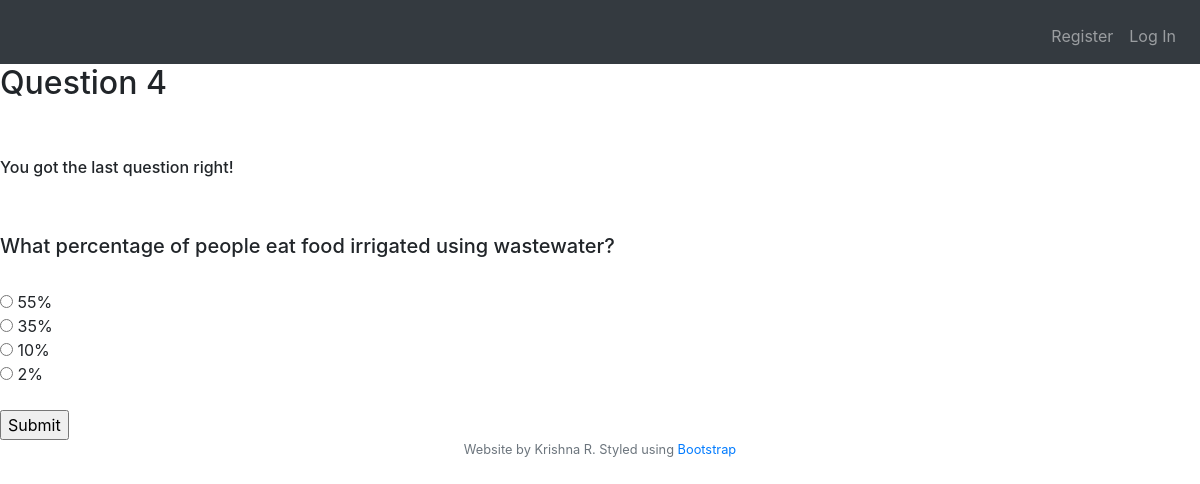
Screenshot of /question4 with the database file from the repository.
### tables this page shows
CREATE TABLE "1_q" (
	"q_id"	INTEGER NOT NULL PRIMARY KEY AUTOINCREMENT UNIQUE,
	"question"	TEXT NOT NULL,
	"opt1"	TEXT NOT NULL,
	"opt2"	TEXT NOT NULL,
	"opt3"	TEXT NOT NULL,
	"opt4"	TEXT NOT NULL,
	"ans"	TEXT NOT NULL
);

### application.py (the view, shortened to what this page needs)
@app.route("/question4", methods=["GET", "POST"])
def question4():
    if request.method == "GET":
        q = db.execute("SELECT question FROM '1_q' WHERE q_id='4'")
        q = q[0]['question']
        print(q)
        opt = db.execute("SELECT opt1, opt2, opt3, opt4 FROM '1_q' WHERE q_id='4'")
        opt = opt[0]
        opt_list = []
        for key in opt:
            opt_list.append(opt[key])
        return render_template("question4.html", question = q, opt_list = opt_list)

### application.py (called while the page is built)
@app.after_request
def after_request(response):
    response.headers["Cache-Control"] = "no-cache, no-store, must-revalidate"
    response.headers["Expires"] = 0
    response.headers["Pragma"] = "no-cache"
    return response

### templates/question4.html (shortened to what this page needs)
{% extends "layout.html" %}
{% block main %}
    <h2>Question 4</h2>
    <br><br>
    <h6>You got the last question right!</h6>
    <br><br>
    <h5>{{ question }}</h5>
    <br>
    <form action="/question4" method="post">
        <input type="radio" name="answer" value="opt1">  {{ opt_list[0] }}<br>
        <input type="radio" name="answer" value="opt2">  {{ opt_list[1] }}<br>
        <input type="radio" name="answer" value="opt3">  {{ opt_list[2] }}<br>
        <input type="radio" name="answer" value="opt4">  {{ opt_list[3] }}<br><br>
        <input type="submit">
    </form>
{% endblock %}

### rows the page displays
1_q: question "What percentage of people eat food irrigated using wastewater?", opt1 "55%", opt2 "35%", opt3 "10%", opt4 "2%"
